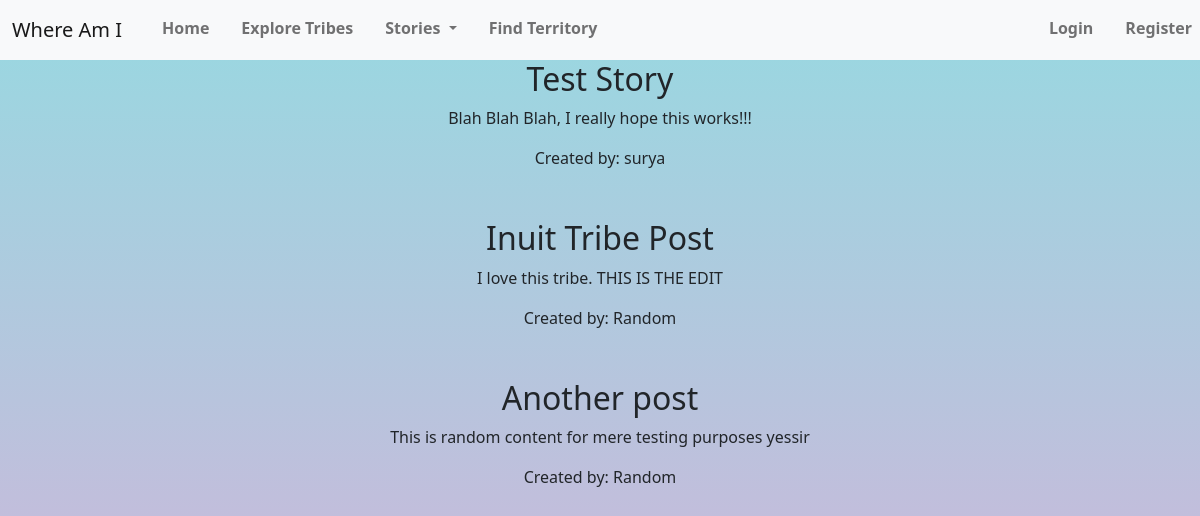
/view_stories/, run on the app's committed database.
### app/models.py (models this page shows, shortened)
class Story(models.Model):
    user = models.ForeignKey(User, on_delete=models.CASCADE)
    title = models.CharField(max_length=300)
    content = models.TextField()

### app/views.py (the view)
# urls.py: path("view_stories/", views.view_stories, name="view_stories"),
def view_stories(request):
    username = request.user.username
    stories = Story.objects.all()
    return render(
        request,
        "app/view_stories.html",
        {"stories": stories, "username": username},
    )

### app/templates/app/view_stories.html (shortened to what this page needs)
{% extends "app/layout.html" %}
{% block user_links %}
  {% if username %}
    <a class="nav-link" href="/login">Switch User</a>
    <a class="nav-link" href="/logout">Logout</a>
    <p class="nav-user">Welcome, {{ username }}</h4>
  {% else %}
    <a class="nav-link" href="/login">Login</a>
    <a class="nav-link" href="/register">Register</a>
  {% endif %}
{% endblock user_links %}
{% block body %}
    {% for story in stories %}
      <h2>{{ story.title }}</h2>
      <p> {{ story.content }}</p>
      <p>Created by: {{ story.user }}</p>
    {% endfor %}
{% endblock %}

### app/static/app/exploreTribes.css (style rules this page uses)
body { margin: 0; padding: 0; display: flex; align-items: center; justify-content: center; }

### app/static/app/Homepage.css (style rules this page uses)
.nav-link { padding: 0.25rem 0; font-weight: 700; color: rgba(255, 255, 255, 0.5); margin-left: 1rem; border-bottom: 0.25rem solid transparent; }

### app/static/app/allTribes.css (style rules this page uses)
body { margin: 0; padding: 0; display: flex; align-items: center; flex-shrink: 0; justify-content: center; flex-direction: column; }

### app/static/app/view_closest_territory.css (style rules this page uses)
body { margin: 0; height: 100%; background-image: linear-gradient(to top, #d9afd9 0%, #97d9e1 100%); background-repeat: no-repeat; background-size: cover; background-attachment: fixed; }

### data on the page
Story: title "Test Story", content "Blah Blah Blah, I really hope this works!!!", user "surya"
Story: title "Inuit Tribe Post", content "I love this tribe. THIS IS THE EDIT", user "Random"
Story: title "Another post", content "This is random content for mere testing purposes yessir", user "Random"
